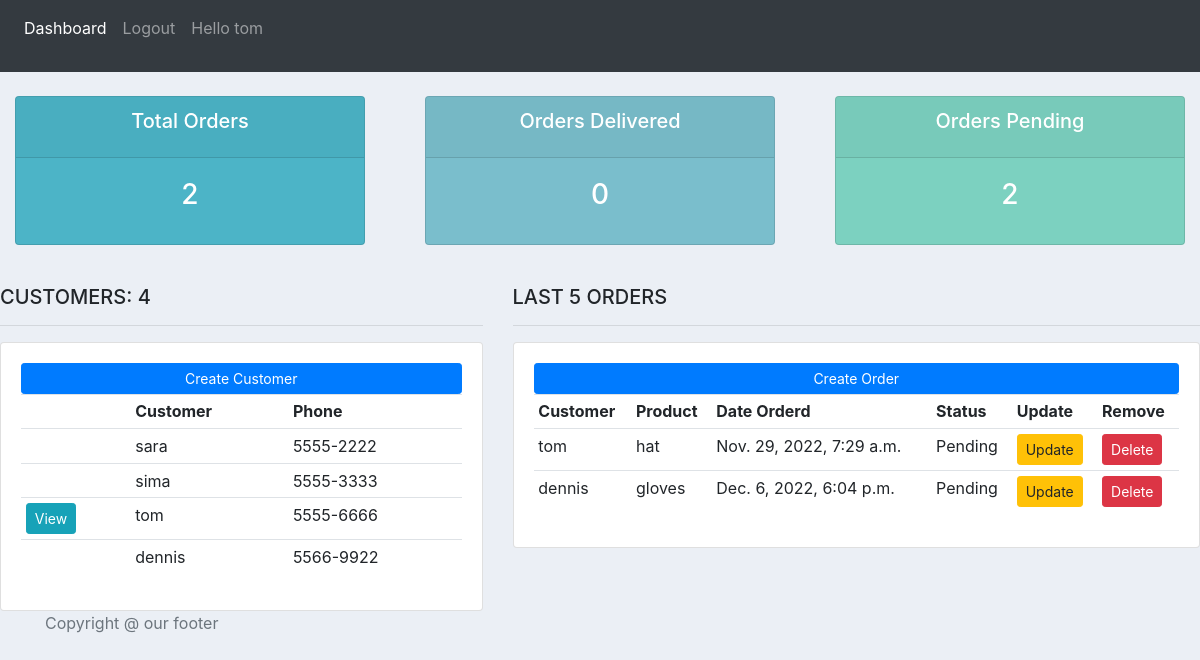
Page / (signed in) on the committed database.
### account/models.py (models this page shows, shortened)
class User(AbstractUser):
	name=models.CharField(max_length=200,null=True)
	email=models.EmailField(null=True,unique=True)
	phone=models.CharField(max_length=12,null=True)
	USERNAME_FIELD= 'username'
	REQUIRED_FIELDS=[]

class Customer(models.Model):
	user=models.OneToOneField(User,on_delete=models.CASCADE,null=True)
	name = models.CharField(max_length=200, null=True)
	phone = models.CharField(max_length=200, null=True)
	email = models.EmailField(unique=True,null=True)
	date_created = models.DateTimeField(auto_now_add=True, null=True, blank=True)
	def __str__(self):
		return self.name

class Order(models.Model):
	STATUS = (
			('Pending', 'Pending'),
			('Out for delivery', 'Out for delivery'),
			('Delivered', 'Delivered'),
			)
	customer = models.ForeignKey(Customer, on_delete= models.SET_NULL, null=True)
	product = models.ForeignKey(Product, on_delete=models.SET_NULL, null=True )
	date_created = models.DateTimeField(auto_now_add=True, null=True, blank=True)
	status = models.CharField(max_length=200, null=True, choices=STATUS)

class Product(models.Model):
	CATEGORY = (
			('Indoor', 'Indoor'),
			('Out Door', 'Out Door'),
			)
	name = models.CharField(max_length=200, null=True)
	price = models.FloatField(null=True)
	category = models.CharField(max_length=200, null=True, choices=CATEGORY)
	date_created = models.DateTimeField(auto_now_add=True, null=True, blank=True)
	def __str__(self):
		return self.name

### account/views.py (the view)
# urls.py: path('',views.dashboard,name='dashboard'),
def dashboard(request):
	customers=Customer.objects.all()
	orders=Order.objects.exclude(product__isnull=True)
	total_customers=customers.count()
	total_orders=orders.count()
	delivere=Order.objects.filter(status='Delivered').count()
	pending=Order.objects.filter(status='Pending').count()
	context={'customers': customers,'total_customers':total_customers,
	'orders':orders,'total_orders':total_orders,'delivered':delivere,
	'pending':pending}
	return render (request,'account/dashboard.html',context)

### account/templates/account/dashboard.html
{% extends 'main.html' %}
{% block content %}
{% include 'navabar.html' %}
{% include 'account/status_row.html' %}
<br>
<div class="row">
	<div class="col-md-5">
		<h5>CUSTOMERS: {{total_customers}}</h5>
		<hr>
		<div class="card card-body">
			<div class="btn btn-primary  btn-sm btn-block" >Create Customer</div>
			<table class="table table-sm">
				<tr>
					<th></th>
					<th>Customer</th>
					<th>Phone</th>
				</tr>
				{% for customer in customers %}
					<tr>
						<td>
							{% if request.user.username == customer.name %}
							<a href="{% url 'customer' customer.id %}" class="btn btn-sm btn-info">View</a>
							{%endif%}
						</td>
						<td>{{customer.name}}</td>
						<td>{{customer.phone}}</td>
					</tr>
				{% endfor %}
			</table>
		</div>
	</div>
	<div class="col-md-7">
		<h5>LAST 5 ORDERS</h5>
		<hr>
		<div class="card card-body">
			<div class="btn btn-primary  btn-sm btn-block">Create Order</div>
			<table class="table table-sm">
				<tr>
					<th>Customer</th>
					<th>Product</th>
					<th>Date Orderd</th>
					<th>Status</th>
					<th>Update</th>
					<th>Remove</th>
				</tr>
				{% for order in orders %}
					<tr>
						<td>{{order.customer}}</td>
						<td>{{order.product}}</td>
						<td>{{order.date_created}}</td>
						<td>{{order.status}}</td>
						<td><a class="btn btn-sm btn-warning" href="{% url 'update_order' order.id%}">Update</a></td>
						<td><a class="btn btn-sm btn-danger" href="{% url 'delete_order' order.id%}">Delete</a></td>
					</tr>
				{% endfor %}
			</table>
		</div>
	</div>
</div>
{% endblock %}

### templates/navabar.html (shortened to what this page needs)
<nav class="navbar navbar-expand-lg navbar-dark bg-dark">
  <div class="collapse navbar-collapse" id="navbarSupportedContent">
    <ul class="navbar-nav mr-auto">
      <li class="nav-item active">
        <a class="nav-link" href="{% url 'dashboard' %}">Dashboard</a>
      </li>
      {% if request.user.is_authenticated%}
      <a class="nav-link" href="{% url 'logout_page'%}">Logout</a>
      <p class="nav-link">Hello {{request.user.username}}</p>
      {% else %}
      <a class="nav-link" href="{% url 'login'%}">Login</a>
      {% endif %}
    </ul>
  </div>
</nav>

### static/css/main.css (style rules this page uses)
body { background-color: #ebeff5; }

### rows in the picture
User: user.username "tom"
Customer: name "sara", phone "5555-2222"
Customer: name "sima", phone "5555-3333"
Customer: shows "View", name "tom", phone "5555-6666"
Customer: name "dennis", phone "5566-9922"
Order: customer "tom", product "hat", date_created "Nov. 29, 2022, 7:29 a.m.", status "Pending"
Order: customer "dennis", product "gloves", date_created "Dec. 6, 2022, 6:04 p.m.", status "Pending"

### other values in the picture
{{ total_orders }} "2"
{{ delivered }} "0"
{{ pending }} "2"
{{ total_customers }} "4"
